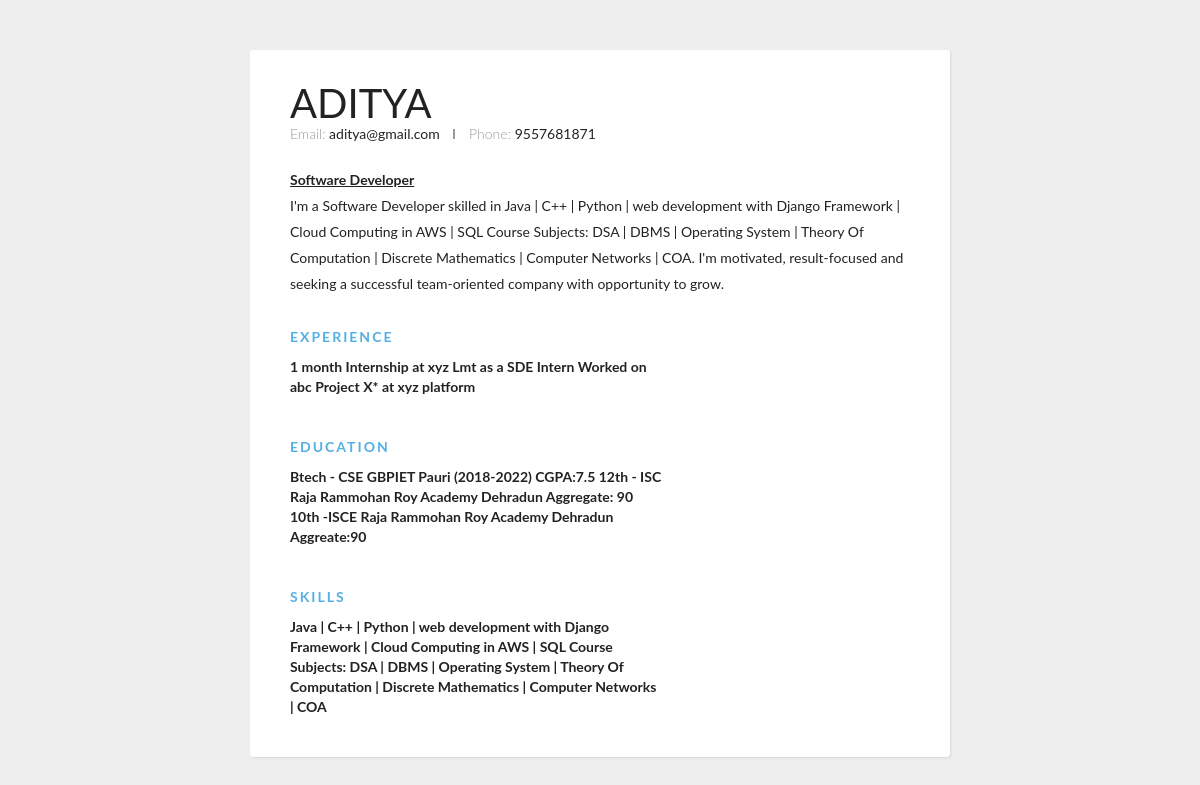
The page /resume/1/ on the database its author committed.
### resume/models.py (models this page shows, shortened)
class Resume(models.Model):
      owner= models.ForeignKey(User, on_delete=models.CASCADE)
      title=models.CharField(max_length=50,default='Resume')
      education=models.TextField(blank=False)
      profession=models.CharField(max_length=100,default='Engineer')
      skills=models.TextField(blank=False)
      experience=models.TextField(blank=True)
      project=models.TextField(blank=True)
      date=models.DateTimeField(default=timezone.now)
      contact=models.TextField(blank=True)

### resume/views.py (the view)
# urls.py: path('resume/<int:pk>/',views.ResumeDetailView.as_view(template_name='resume/detail.html'),name='resume-detail'),
class ResumeDetailView(DetailView):
      model=Resume
      context_object_name='resume'

### resume/templates/resume/detail.html (shortened to what this page needs)
{% load static %}
      {% block content %}
      <head>
            <link href="{% static 'resume/template.css' %}" rel='stylesheet' type='text/css'>
      </head>
      <body>
      <div class="container">
      <div class="header">
            <div class="full-name">
                  <span class="name">{{resume.owner.username}}</span>
            </div>
            <div class="contact-info">
                  <span class="email">Email:</span>
                  <span class="email-val">{{resume.owner.email}}</span>
                  <span class="separator"></span>
                  <span class="phone">Phone: </span>
                  <span class="phone-val">{{resume.contact}}</span>
            </div>
            <div class="about">
                  <span class="position">{{resume.profession}} </span>
                  <br>
                  <span class="desc">
                  I'm a {{resume.profession}} skilled in {{resume.skills}}. I'm motivated, result-focused and seeking a successful team-oriented company with opportunity to grow.
                  </span>
            </div>
      </div>
      <div class="details">
      <div class="section">
            <div class="section__title">Experience</div>
                  <div class="section__list">
                        <div class="section__list-item">
                              <div class="left">
                                    <div class="name">{{resume.experience}}</div>
                              </div>
                        </div>
                  </div>
      </div>
       <div class="section">
            <div class="section__title">Education</div>
                  <div class="section__list">
                        <div class="section__list-item">
                              <div class="left">
                                    <div class="name">{{resume.education}}</div>
                              </div>
                        </div>
                  </div>
      </div>
      <div class="section">
            <div class="section__title">Skills</div>
                  <div class="section__list">
                        <div class="section__list-item">
                              <div class="left">
                                    <div class="name">{{resume.skills}}</div>
                              </div>
                        </div>
                  </div>
      </div>
      </div>
      </div>
      </body>
      {% endblock content %}

### resume/static/resume/template.css (style rules this page uses)
* { margin: 0; padding: 0; -webkit-box-sizing: border-box; box-sizing: border-box; }
body { min-height: 100%; background: #eee; font-family: "Lato", sans-serif; font-weight: 400; color: #222; font-size: 14px; line-height: 26px; padding-bottom: 50px; }
.container { max-width: 700px; background: #fff; margin: 0px auto 0px; -webkit-box-shadow: 1px 1px 2px #dad7d7; box-shadow: 1px 1px 2px #dad7d7; border-radius: 3px; padding: 40px; margin-top: 50px; }
.header { margin-bottom: 30px; }
.header .full-name { font-size: 40px; text-transform: uppercase; margin-bottom: 5px; }
.header .contact-info { margin-bottom: 20px; }
.header .email, .header .phone { color: #999; font-weight: 300; }
.header .separator { height: 10px; display: inline-block; border-left: 2px solid #999; margin: 0px 10px; }
.header .position { font-weight: bold; display: inline-block; margin-right: 10px; text-decoration: underline; }
.details { line-height: 20px; }
.details .section { margin-bottom: 40px; }
.details .section:last-of-type { margin-bottom: 0px; }
.details .section__title { letter-spacing: 2px; color: #54afe4; font-weight: bold; margin-bottom: 10px; text-transform: uppercase; }
.details .section__list-item { margin-bottom: 40px; }
.details .section__list-item:last-of-type { margin-bottom: 0; }
.details .left, .details .right { vertical-align: top; display: inline-block; }
.details .left { width: 60%; }
.details .name { font-weight: bold; }

### rows shown on the page
Resume: owner.username "ADITYA", owner.email "aditya@gmail.com", contact "9557681871", profession "Software Developer", skills "Java | C++ | Python | web development with Django Framework | Cloud Computing in AWS | SQL Course Subjects: DSA | DBMS | Operating System | Theory Of Computation | Discrete Mathematics | Computer Networks | COA", experience "1 month Internship at xyz Lmt as a SDE Intern Worked on abc Project X* at xyz platform", education "Btech - CSE GBPIET Pauri (2018-2022) CGPA:7.5 12th - ISC Raja Rammohan Roy Academy Dehradun Aggregate: 90 10th -ISCE Raja Rammohan Roy Academy Dehradun Aggreate:90"
